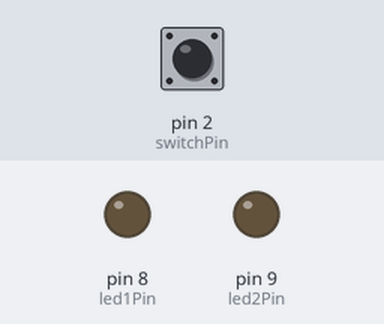
A sketch run on a simulated Arduino Uno, built with avr-gcc and run on an emulated ATmega328P. On the bench: output pins drawn as LEDs (lit = HIGH). Dashed ring = blinking. The test bench sets the inputs (shaded band); at power-on: pin 2 (switchPin) LOW.

Above: at 1.2 s.
1.3 s: pin 2 (switchPin) pulled HIGH for 0.15 s
At 2.6 s:
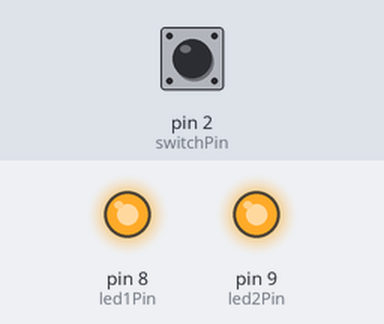
2.9 s: pin 2 (switchPin) pulled HIGH for 1 s
At 4.17 s:
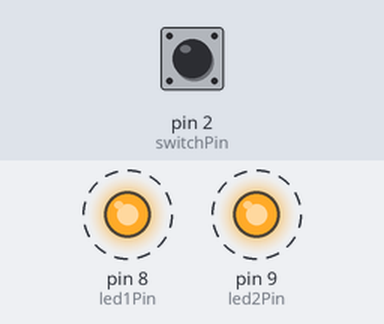
6.0 s: pin 2 (switchPin) pulled HIGH for 0.15 s
9.0 s: pin 2 (switchPin) pulled HIGH for 3.2 s
At 12.9 s:
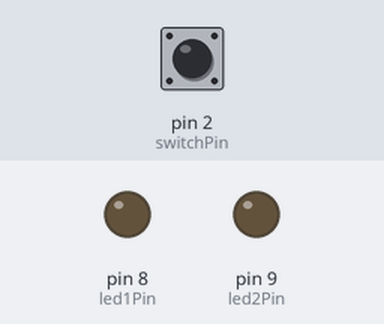
Timing chart, 0 to 14.4 s (numbered marks = the images above; inputs shaded):
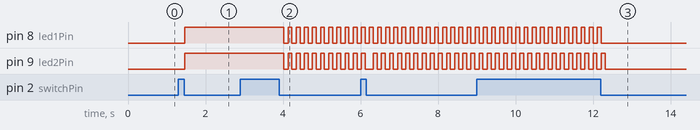

Measured:
- after the input at 1.3 s, pin 8 (led1Pin), pin 9 (led2Pin): LOW → HIGH after 0.16 s
- after the input at 2.9 s, pin 8 (led1Pin), pin 9 (led2Pin): alternates HIGH for 0.10 s and LOW for 0.11 s, starting after 1.1 s
- after the input at 9.0 s, pin 8 (led1Pin): goes on until 12.2 s, then stays LOW; pin 9 (led2Pin): goes on until 12.3 s, then stays LOW

The sketch:

LightModes.ino
```cpp
/*
 *  Bike light, final version
 */

int switchPin = 2;              // switch is connected to pin 2
int led1Pin = 8;
int led2Pin = 9;

int val;                        // variable for reading the pin status
int val2;                       // variable for reading the delayed status
int buttonState;                // variable to hold the button state

int lightMode = 0;              // What mode is the light in?

void setup() {
  pinMode(switchPin, INPUT);    // Set the switch pin as input

  pinMode(led1Pin, OUTPUT);
  pinMode(led2Pin, OUTPUT);

  buttonState = digitalRead(switchPin);   // read the initial state
}

void loop(){
  val = digitalRead(switchPin);      // read input value and store it in val
  delay(10);                         // 10 milliseconds is a good amount of time
  val2 = digitalRead(switchPin);     // read the input again to check for bounces
  if (val == val2) {                 // make sure we got 2 consistant readings!
    if (val != buttonState) {          // the button state has changed!
      if (val == LOW) {                // check if the button is pressed
        if (lightMode == 0) {          // if its off
          lightMode = 1;               // turn lights on!
        } else {
          if (lightMode == 1) {        // if its all-on
            lightMode = 2;             // make it blink!
          } else {
            if (lightMode == 2) {      // if its blinking
              lightMode = 3;           // make it wave!
            } else {
			  if (lightMode == 3) { //  if its waving,
                lightMode = 0;           // turn light off!
              }
			}
          }
        }
      }
    }
    buttonState = val;                 // save the new state in our variable
  }

  // Now do whatever the lightMode indicates
  if (lightMode == 0) { // all-off
    digitalWrite(led1Pin, LOW);
    digitalWrite(led2Pin, LOW);
  }

  if (lightMode == 1) { // all-on
    digitalWrite(led1Pin, HIGH);
    digitalWrite(led2Pin, HIGH);
  }

  if (lightMode == 2) { // blinking
    digitalWrite(led1Pin, HIGH);
    digitalWrite(led2Pin, HIGH);
    delay(100);
    digitalWrite(led1Pin, LOW);
    digitalWrite(led2Pin, LOW);
    delay(100);
  }
  if (lightMode == 3)  { // "wave"
    digitalWrite(led2Pin, LOW);
    digitalWrite(led1Pin, HIGH);
    delay(100);
    digitalWrite(led1Pin, LOW);
    digitalWrite(led2Pin, HIGH);
    delay(100);
    digitalWrite(led2Pin, LOW);
  }
}
```
